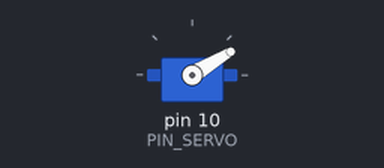
The sketch below on a simulated Arduino Uno, built with avr-gcc and run on an emulated ATmega328P. Parts: servo. What the sketch prints to the serial monitor is not drawn.

Above: at 0.05 s.
At 0.2 s:
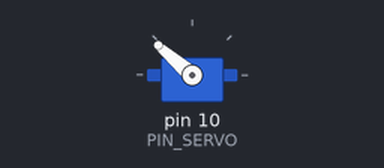
At 0.3 s:
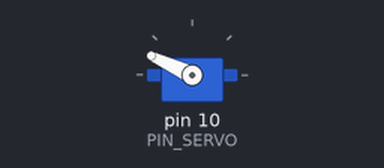
At 0.4 s:
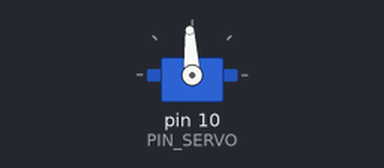
Timing chart, 0 to 3.0 s (numbered marks = the images above):
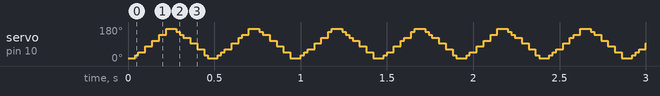

The sketch:

12_example_1.ino
```cpp
#include <Servo.h>

// Arduino pin assignment
#define PIN_SERVO 10

// configurable parameters
#define _DUTY_MIN 600 // servo full clockwise position (0 degree)
#define _DUTY_NEU                                                              \
  ((_DUTY_MIN + _DUTY_MAX) / 2) // servo neutral position (90 degree)
#define _DUTY_MAX 2400 // servo full counterclockwise position (180 degree)

#define _POS_START (_DUTY_MIN + 100) // servo start position
#define _POS_END (_DUTY_MAX - 100)   // servo end position

#define _SERVO_SPEED 800 // servo speed limit (unit: degree/second)
#define INTERVAL 20     // servo update interval (unit: msec)

// global variables
unsigned long last_sampling_time; // unit: msec

Servo servo;

int duty_change_per_interval; // maximum duty difference per interval
int duty_target;              // Target duty time
int duty_curr;                // Current duty time

int toggle_interval, toggle_interval_cnt;

void setup() {
  // initialize GPIO pins
  servo.attach(PIN_SERVO);

  duty_target = duty_curr = _POS_START;
  servo.writeMicroseconds(duty_curr);

  // initialize serial port
  Serial.begin(57600);

  // convert angular speed into duty change per interval.
  duty_change_per_interval = (long)(_DUTY_MAX - _DUTY_MIN) * _SERVO_SPEED * INTERVAL / 180000;

  Serial.print("duty_change_per_interval:");
  Serial.println(duty_change_per_interval);

  // initialize variables for servo update.
  toggle_interval = (180.0 / _SERVO_SPEED) * 1000 / INTERVAL;
  toggle_interval_cnt = toggle_interval;

  // initialize last sampling time
  last_sampling_time = 0;
}

void loop() {
  // wait until next sampling time.
  if (millis() < (last_sampling_time + INTERVAL))
    return;

  // adjust duty_curr toward duty_target by duty_change_per_interval
  if (duty_target > duty_curr) {
    duty_curr += duty_change_per_interval;
    if (duty_curr > duty_target)
      duty_curr = duty_target;
  } else {
    duty_curr -= duty_change_per_interval;
    if (duty_curr < duty_target)
      duty_curr = duty_target;
  }

  // update servo position
  servo.writeMicroseconds(duty_curr);

  // output the read value to the serial port
  Serial.print("Min:1000");
  Serial.print(",duty_target:");
  Serial.print(duty_target);
  Serial.print(",duty_curr:");
  Serial.print(duty_curr);
  Serial.println(",Max:2000");

  // toggle duty_target between _DUTY_MIN and _DUTY_MAX.
  if (toggle_interval_cnt >= toggle_interval) {
    toggle_interval_cnt = 0;
    if (duty_target == _POS_START)
      duty_target = _POS_END;
    else
      duty_target = _POS_START;
  } else {
    toggle_interval_cnt++;
  }

  // update last sampling time
  last_sampling_time += INTERVAL;
}
```
